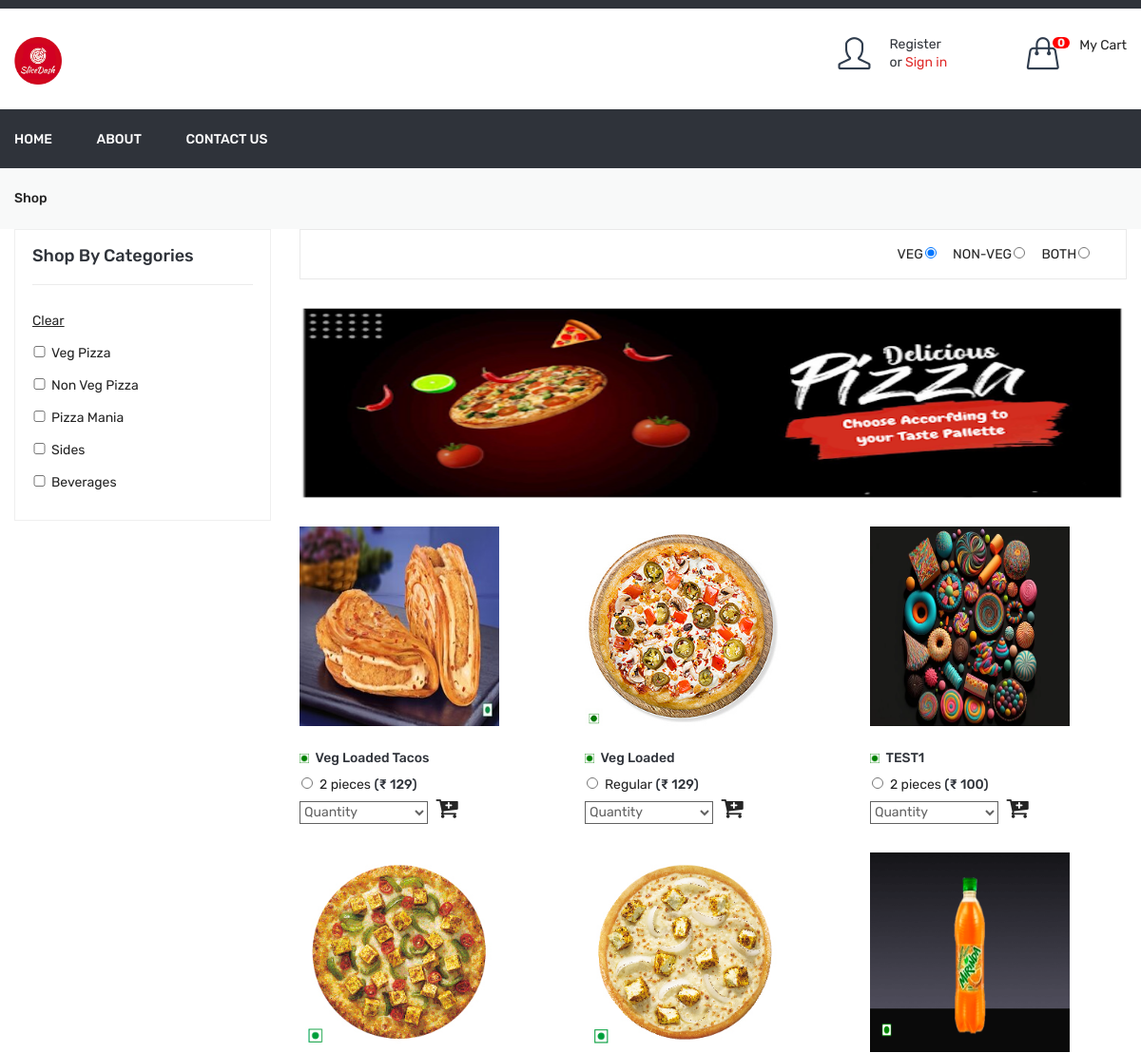
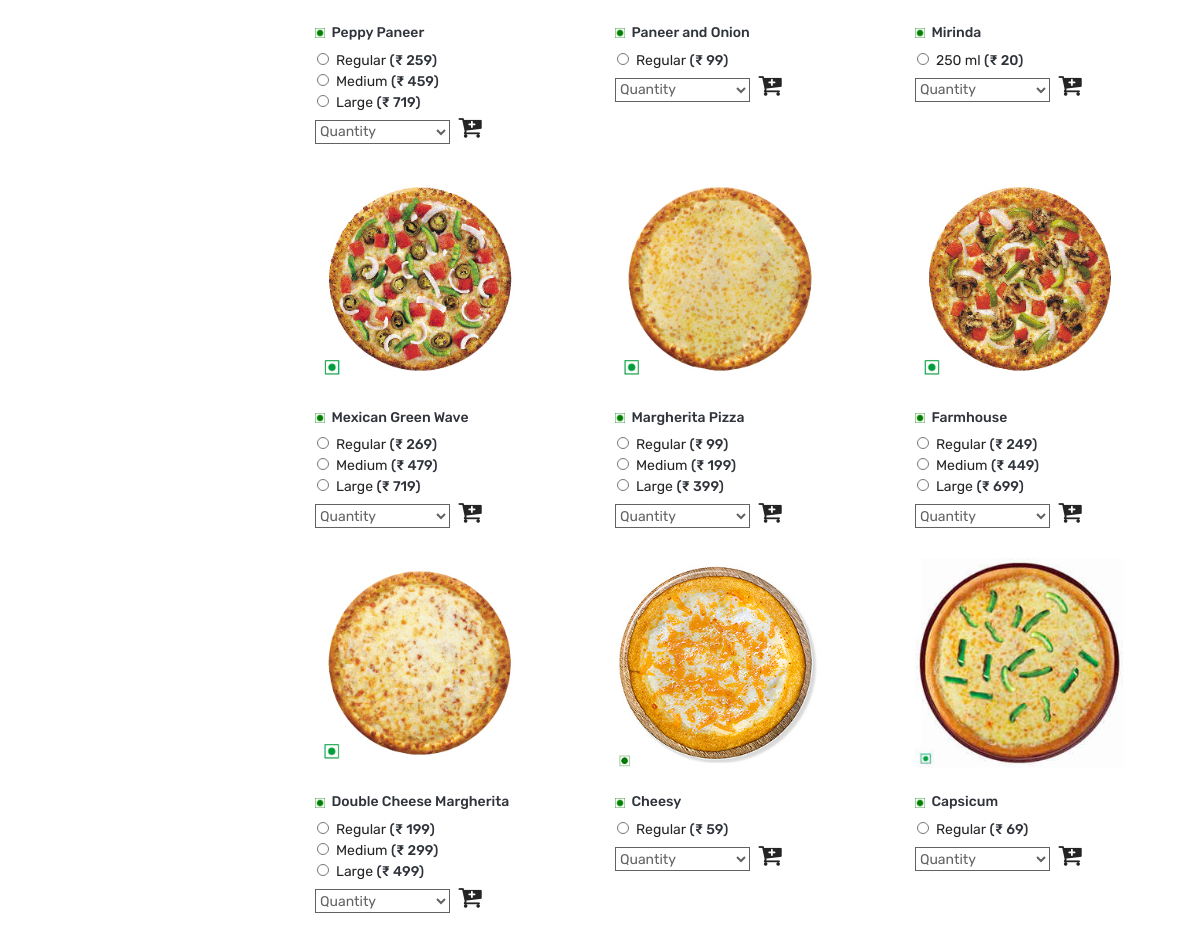
/shop.php?type=veg, run on the app's committed database (2 pictures, top to bottom).
### tables this page shows
CREATE TABLE `dish` (
  `id` int(11) NOT NULL,
  `category_id` int(11) NOT NULL,
  `dish` varchar(100) NOT NULL,
  `dish_detail` text NOT NULL,
  `image` varchar(100) NOT NULL,
  `type` enum('veg','non-veg') NOT NULL,
  `status` int(11) NOT NULL,
  `added_on` datetime NOT NULL,
  `taste` varchar(10) NOT NULL
);

CREATE TABLE `dish_details` (
  `id` int(11) NOT NULL,
  `dish_id` int(11) NOT NULL,
  `attribute` varchar(100) NOT NULL,
  `price` int(11) NOT NULL,
  `status` int(11) NOT NULL,
  `added_on` datetime NOT NULL
);

CREATE TABLE `category` (
  `id` int(11) NOT NULL,
  `category` varchar(50) NOT NULL,
  `order_number` int(11) NOT NULL,
  `status` int(11) NOT NULL,
  `added_on` datetime NOT NULL
);

### shop.php (the view, shortened to what this page needs)
<?php
include ("header.php");
$type='';
if(isset($_GET['type'])){
	$type=$_GET['type'];
}
$arrType=array('veg','non-veg','both');
?>
<div class="breadcrumb-area gray-bg">
            <div class="container">
                <div class="breadcrumb-content">
                    <ul>
                        <li><a href="shop">Shop</a></li>
                    </ul>
                </div>
            </div>
        </div>
        <div class="shop-page-area pb-100">
            <div class="container">
                <div class="row flex-row-reverse">
                    <div class="col-lg-9">
                    <div class="shop-topbar-wrapper">
                        <div class="product-sorting-wrapper">
                            <div class="product-show shorting-style">
                                <?php
                                    foreach($arrType as $list){
                                        $type_radio_selected='';
                                        if($list==$type){
                                            $type_radio_selected="checked ='checked'";
                                        }
                                        ?>
                                            <?php echo strtoupper($list)?><input type="radio" class="dish_radio" <?php echo $type_radio_selected?> name="type" value="<?php echo $list?>" onclick=" setFoodType('<?php echo $list?>')"/> &nbsp;
                                        <?php
                                    }
                                ?>
                            </div>
                        </div>
                    </div>
                    <div class="banner-area pb-30">
                            <a href="choose"><img alt="" src="assets/img/main_banner.png" height="200px"></a>
                        </div>
                        <?php
                            $product_sql="select * from dish where status=1";
                            if($type!='' && $type!='both'){
                                $product_sql.=" and type='$type'";
                            }
                            $product_sql.=" order by dish desc";
                            $product_res=mysqli_query($con,$product_sql);
                            $product_count=mysqli_num_rows($product_res);
                        ?>
                        <div class="grid-list-product-wrapper">
                            <div class="product-grid product-view pb-20">
                                <?php if($product_count>0){?>
                                    <div class="row">
                                        <?php while($product_row=mysqli_fetch_assoc($product_res)){?>
                                        <div class="product-width col-xl-4 col-lg-4 col-md-4 col-sm-6 col-12 mb-30">
                                            <div class="product-wrapper">
                                                <div class="product-img">
                                                    <a href="javascript:void(0)">
                                                        <img src="<?php echo SITE_DISH_IMAGE.$product_row['image']?>" alt="">
                                                    </a>
                                                </div>
                                                <div class="product-content" id="dish_detail">
                                                    <h4>
                                                        <?php
                                                        if($product_row['type']=='veg'){
                                                             echo"<img src = 'assets/img/vegmark.png' height = '10px'> &nbsp;";
                                                        }
                                                        else{
                                                            echo"<img src = 'assets/img/nonvegmark.png' height='12px'> &nbsp;";
                                                        }
                                                        ?><a href="javascript:void(0)"><?php echo $product_row['dish']?> </a>
                                                    </h4>
                                                    <?php
                                                        $dish_attr_res=mysqli_query($con,"select * from dish_details where status=1 and dish_id='".$product_row['id']."' order by price asc")
                                                    ?>
                                                    <div class="product-price-wrapper">
                                                    <?php
														while($dish_attr_row=mysqli_fetch_assoc($dish_attr_res)){
															echo "<input type='radio' class='dish_radio' id='radio_".$product_row['id']."' name='radio_".$product_row['id']."' value='".$dish_attr_row['id']."'/>";
															echo $dish_attr_row['attribute'];
															echo "<span class='price'>(₹ ".$dish_attr_row['price'].")</span>";
															echo "<br>";
														}
														?>
                                                    </div>
                                                    <div class="product-price-wrapper">
                                                        <select class="select" id="qty<?php echo $product_row['id']?>">
                                                            <option value="0">Quantity</option>
                                                        </select>
                                                        <i class="fa fa-cart-plus cart_icon" aria-hidden="true" onclick="add_to_cart('<?php echo $product_row['id']?>','add')"></i>
                                                    </div>
                                                </div>
                                            </div>
                                        </div>
                                        <?php } ?>
                                    </div>
                                <?php } else{
                                    echo "No dish found";
                                }?>
                            </div>
                        </div>
                    </div>
                    <?php
                    $cat_res=mysqli_query($con,"select * from category where status=1 order by order_number desc")
                    ?>
                    <div class="col-lg-3">
                        <div class="shop-sidebar-wrapper gray-bg-7 shop-sidebar-mrg">
                            <div class="shop-widget">
                                <h4 class="shop-sidebar-title">Shop By Categories</h4>
                                <div class="shop-catigory">
                                    <ul id="faq" class="category_list">
                                    <li><a href="shop"><u>Clear</u></a></li>
                                    <?php
                                        while($cat_row=mysqli_fetch_assoc($cat_res)){
											$is_checked='';
											echo "<li> <input $is_checked onclick=set_checkbox('".$cat_row['id']."') type='checkbox' class='cat_checkbox' name='cat_arr[]' value='".$cat_row['id']."'/>".$cat_row['category']."</li>";
                                        }
                                    ?>
                                    </ul>
                                </div>
                            </div>
                        </div>
                    </div>
                </div>
            </div>
        </div>
<?php
include("footer.php");
?>

### data on the page
dish: image (picture), dish "Veg Loaded Tacos", id "Quantity"
dish_details: attribute "2 pieces", price "129"
dish: image (picture), dish "Veg Loaded", id "Quantity"
dish_details: attribute "Regular", price "129"
dish: image (picture), dish "TEST1", id "Quantity"
dish_details: attribute "2 pieces", price "100"
dish: image (picture), dish "Peppy Paneer", id "Quantity"
dish_details: attribute "Regular", price "259"
dish_details: attribute "Medium", price "459"
dish_details: attribute "Large", price "719"
dish: image (picture), dish "Paneer and Onion", id "Quantity"
dish_details: attribute "Regular", price "99"
dish: image (picture), dish "Mirinda", id "Quantity"
dish_details: attribute "250 ml", price "20"
dish: image (picture), dish "Mexican Green Wave", id "Quantity"
dish_details: attribute "Regular", price "269"
dish_details: attribute "Medium", price "479"
dish_details: attribute "Large", price "719"
dish: image (picture), dish "Margherita Pizza", id "Quantity"
dish_details: attribute "Regular", price "99"
dish_details: attribute "Medium", price "199"
dish_details: attribute "Large", price "399"
dish: image (picture), dish "Farmhouse", id "Quantity"
dish_details: attribute "Regular", price "249"
dish_details: attribute "Medium", price "449"
dish_details: attribute "Large", price "699"
dish: image (picture), dish "Double Cheese Margherita", id "Quantity"
dish_details: attribute "Regular", price "199"
dish_details: attribute "Medium", price "299"
dish_details: attribute "Large", price "499"
dish: image (picture), dish "Cheesy", id "Quantity"
dish_details: attribute "Regular", price "59"
dish: image (picture), dish "Capsicum", id "Quantity"
dish_details: attribute "Regular", price "69"
category: category "Veg Pizza"
category: category "Non Veg Pizza"
category: category "Pizza Mania"
category: category "Sides"
category: category "Beverages"

### other printed values
$totalCartDish "0"
$list "VEG"
$list "NON-VEG"
$list "BOTH"
